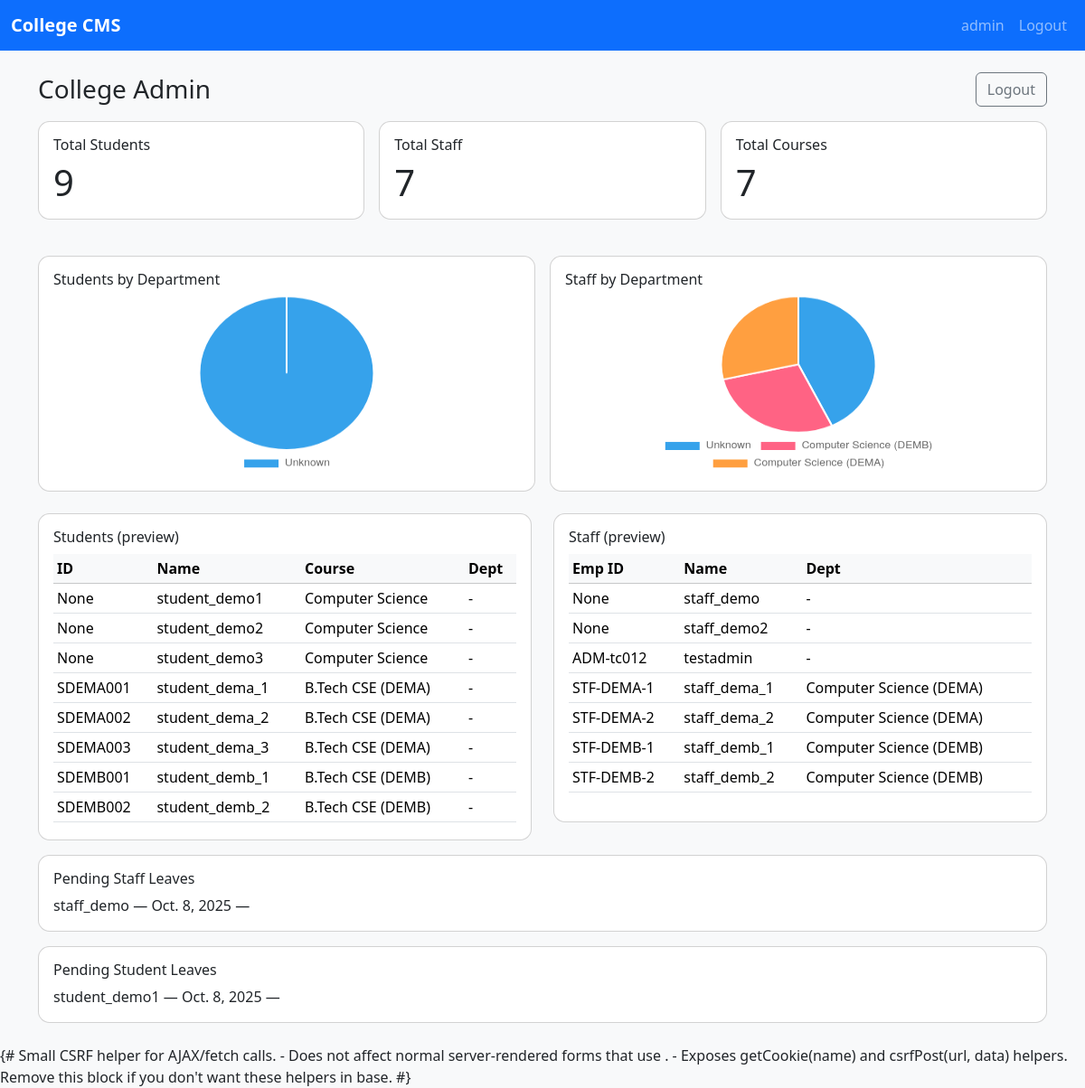
The page /admin-home/ (signed in) on the database as committed earlier.
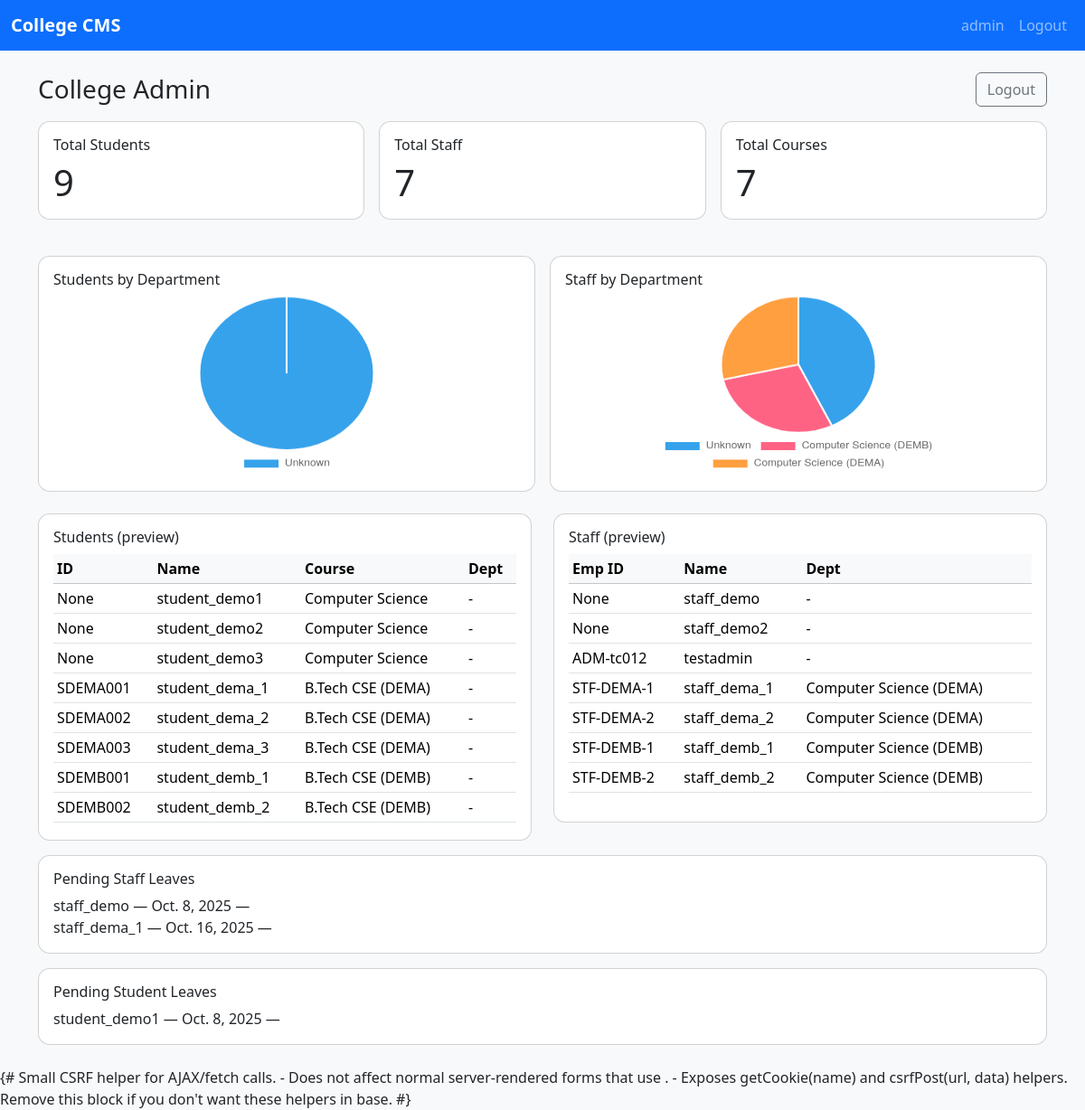
The same page on the database as committed later.
### student_management_app/models.py (models this page shows, shortened)
class CustomUser(AbstractUser):
    STUDENT = 1
    STAFF = 2
    HOD = 3
    USER_TYPE_CHOICES = (
        (HOD, 'HOD'),
        (STAFF, 'Staff'),
        (STUDENT, 'Student'),
    )
    user_type = models.PositiveSmallIntegerField(choices=USER_TYPE_CHOICES, default=STUDENT)
    college = models.ForeignKey(College, null=True, blank=True, on_delete=models.SET_NULL, related_name='users')

class Students(models.Model):
    admin = models.OneToOneField(CustomUser, on_delete=models.CASCADE, related_name='student_profile')
    college = models.ForeignKey(College, null=True, blank=True, on_delete=models.SET_NULL, related_name='students')
    student_id = models.CharField(max_length=50, blank=True, null=True)
    roll_no = models.CharField(max_length=50, blank=True, null=True)
    course = models.ForeignKey(Course, on_delete=models.SET_NULL, null=True, blank=True, related_name='students')
    session_year = models.ForeignKey(SessionYear, on_delete=models.SET_NULL, null=True, blank=True, related_name='students')
    department = models.ForeignKey(Department, on_delete=models.SET_NULL, null=True, blank=True, related_name='students')
    year = models.ForeignKey(Semester, on_delete=models.SET_NULL, null=True, blank=True, related_name='student_years')
    semester = models.ForeignKey(Semester, on_delete=models.SET_NULL, null=True, blank=True, related_name='student_semesters')
    address = models.TextField(blank=True, null=True)
    profile_pic = models.ImageField(upload_to='student_profile/', blank=True, null=True)
    phone = models.CharField(max_length=30, blank=True, null=True)

class Course(models.Model):
    name = models.CharField(max_length=255)
    college = models.ForeignKey(College, null=True, blank=True, on_delete=models.CASCADE, related_name='courses')
    class Meta:
        unique_together = ('college', 'name')

class Staffs(models.Model):
    admin = models.OneToOneField(CustomUser, on_delete=models.CASCADE, related_name='staff_profile')
    college = models.ForeignKey(College, null=True, blank=True, on_delete=models.SET_NULL, related_name='staffs')
    address = models.TextField(blank=True, null=True)
    department = models.ForeignKey(Department, on_delete=models.SET_NULL, null=True, blank=True, related_name='staffs')
    employee_id = models.CharField(max_length=50, blank=True, null=True)
    phone = models.CharField(max_length=30, blank=True, null=True)
    profile_pic = models.ImageField(upload_to='staff_profile/', blank=True, null=True)

class Department(models.Model):
    name = models.CharField(max_length=150)
    short_code = models.CharField(max_length=20, blank=True)
    college = models.ForeignKey(College, null=True, blank=True, on_delete=models.CASCADE, related_name='departments')
    class Meta:
        unique_together = ('college', 'name')

class LeaveReportStaff(models.Model):
    staff = models.ForeignKey(Staffs, on_delete=models.CASCADE, related_name='leaves')
    date = models.DateField()
    message = models.TextField()
    status = models.BooleanField(default=False)

class LeaveReportStudent(models.Model):
    student = models.ForeignKey(Students, on_delete=models.CASCADE, related_name='leaves')
    date = models.DateField()
    message = models.TextField()
    status = models.BooleanField(default=False)

### student_management_app/views.py (the view, shortened to what this page needs)
# urls.py: path("admin-home/", views.admin_home, name="admin_home"),
def admin_home(request):
    if not request.user.is_authenticated:
        messages.error(request, 'Login required')
        return redirect('student_management_app:login')
    if not (request.user.is_superuser or getattr(request.user, "user_type", None) == CustomUser.HOD):
        messages.error(request, 'Unauthorized')
        return redirect('student_management_app:login')
    college = request.user.college if not request.user.is_superuser else None
    if request.user.is_superuser:
        total_students = Students.objects.count()
        total_staffs = Staffs.objects.count()
        total_courses = Course.objects.count()
        students_qs = Students.objects.select_related('admin', 'department', 'course')
        staffs_qs = Staffs.objects.select_related('admin', 'department')
    pending_staff_leaves = LeaveReportStaff.objects.filter(staff__college=college, status=False) if college else LeaveReportStaff.objects.filter(status=False)
    pending_student_leaves = LeaveReportStudent.objects.filter(student__college=college, status=False) if college else LeaveReportStudent.objects.filter(status=False)
    students_list = students_qs.order_by('student_id')[:200]
    staffs_list = staffs_qs.order_by('employee_id')[:200]
    students_by_dept_qs = students_qs.values(dept_name=F('department__name')).annotate(count=Count('id')).order_by('-count')
    labels_students = []
    values_students = []
    for row in students_by_dept_qs:
        label = row.get('dept_name') or "Unknown"
        labels_students.append(label)
        values_students.append(row.get('count', 0))
    staffs_by_dept_qs = staffs_qs.values(dept_name=F('department__name')).annotate(count=Count('id')).order_by('-count')
    labels_staffs = []
    values_staffs = []
    for row in staffs_by_dept_qs:
        label = row.get('dept_name') or "Unknown"
        labels_staffs.append(label)
        values_staffs.append(row.get('count', 0))
    context = {
        'college_profile': college,
        'total_students': total_students,
        'total_staffs': total_staffs,
        'total_courses': total_courses,
        'pending_staff_leaves': pending_staff_leaves,
        'pending_student_leaves': pending_student_leaves,
        'students_list': students_list,
        'staffs_list': staffs_list,
        'students_chart_labels': mark_safe(json.dumps(labels_students)),
        'students_chart_values': mark_safe(json.dumps(values_students)),
        'staffs_chart_labels': mark_safe(json.dumps(labels_staffs)),
        'staffs_chart_values': mark_safe(json.dumps(values_staffs)),
    }
    return render(request, 'student_management_app/dashboard_admin.html', context)

### student_management_app/context_processors.py (called while the page is built)
def college_profile(request):
    colleges = College.objects.all()
    selected_college = None
    college_id = request.session.get('selected_college_id')
    if college_id:
        selected_college = College.objects.filter(id=college_id).first()
    return {
        'college_profile': selected_college,
        'colleges': colleges,
    }

### student_management_app/templates/student_management_app/dashboard_admin.html (shortened to what this page needs)
{% extends "student_management_app/base.html" %}
{% block content %}
<div class="row mb-3">
  <div class="col-12 d-flex justify-content-between align-items-center">
    <div>
      {% if college_profile %}
        <h3 class="mb-0">{{ college_profile.name }}</h3>
        <small class="text-muted">{{ college_profile.tagline }}</small>
      {% else %}
        <h3 class="mb-0">College Admin</h3>
      {% endif %}
    </div>
    <div>
      <a class="btn btn-outline-secondary" href="{% url 'student_management_app:logout' %}">Logout</a>
    </div>
  </div>
</div>
<div class="row g-3">
  <div class="col-md-4">
    <div class="card p-3">
      <h6>Total Students</h6>
      <div class="display-6">{{ total_students }}</div>
    </div>
  </div>
  <div class="col-md-4">
    <div class="card p-3">
      <h6>Total Staff</h6>
      <div class="display-6">{{ total_staffs }}</div>
    </div>
  </div>
  <div class="col-md-4">
    <div class="card p-3">
      <h6>Total Courses</h6>
      <div class="display-6">{{ total_courses }}</div>
    </div>
  </div>
</div>
<div class="row mt-4 g-3">
  <div class="col-md-6">
    <div class="card p-3 chart-card">
      <h6>Students by Department</h6>
      <canvas id="studentsChart" class="chart-canvas"></canvas>
    </div>
  </div>
  <div class="col-md-6">
    <div class="card p-3 chart-card">
      <h6>Staff by Department</h6>
      <canvas id="staffsChart" class="chart-canvas"></canvas>
    </div>
  </div>
</div>
<div class="row mt-4">
  <div class="col-md-6">
    <div class="card p-3">
      <h6 class="mb-2">Students (preview)</h6>
      {% if students_list %}
        <div class="table-responsive table-preview">
          <table class="table table-sm table-hover">
            <thead class="table-light"><tr><th>ID</th><th>Name</th><th>Course</th><th>Dept</th></tr></thead>
            <tbody>
              {% for s in students_list %}
                <tr>
                  <td>{{ s.student_id }}</td>
                  <td>{{ s.admin.username }}</td>
                  <td>{{ s.course.name|default:"-" }}</td>
                  <td>{{ s.department.name|default:"-" }}</td>
                </tr>
              {% endfor %}
            </tbody>
          </table>
        </div>
      {% else %}
        <div class="text-muted">No students to show.</div>
      {% endif %}
    </div>
  </div>
  <div class="col-md-6">
    <div class="card p-3">
      <h6 class="mb-2">Staff (preview)</h6>
      {% if staffs_list %}
        <div class="table-responsive table-preview">
          <table class="table table-sm table-hover">
            <thead class="table-light"><tr><th>Emp ID</th><th>Name</th><th>Dept</th></tr></thead>
            <tbody>
              {% for st in staffs_list %}
                <tr>
                  <td>{{ st.employee_id }}</td>
                  <td>{{ st.admin.username }}</td>
                  <td>{{ st.department.name|default:"-" }}</td>
                </tr>
              {% endfor %}
            </tbody>
          </table>
        </div>
      {% else %}
        <div class="text-muted">No staffs to show.</div>
      {% endif %}
    </div>
  </div>
</div>
<div class="row mt-3">
  <div class="col-md-12">
    {% if pending_staff_leaves %}
      <div class="card p-3 mb-3">
        <h6>Pending Staff Leaves</h6>
        <ul class="list-unstyled mb-0">
          {% for leave in pending_staff_leaves %}
            <li>{{ leave.staff.admin.username }} — {{ leave.date }} — {{ leave.reason|truncatechars:80 }}</li>
          {% endfor %}
        </ul>
      </div>
    {% else %}
      <div class="text-muted mb-3">No pending staff leaves.</div>
    {% endif %}
    {% if pending_student_leaves %}
      <div class="card p-3">
        <h6>Pending Student Leaves</h6>
        <ul class="list-unstyled mb-0">
          {% for leave in pending_student_leaves %}
            <li>{{ leave.student.admin.username }} — {{ leave.date }} — {{ leave.reason|truncatechars:80 }}</li>
          {% endfor %}
        </ul>
      </div>
    {% else %}
      <div class="text-muted">No pending student leaves.</div>
    {% endif %}
  </div>
</div>
{% endblock %}
{% block extra_js %}
<script>
  const studentsLabels = {{ students_chart_labels|default:"[]" }};
  const studentsValues = {{ students_chart_values|default:"[]" }};
  (function () {
    const ctx = document.getElementById('studentsChart');
    if (!ctx) return;
    new Chart(ctx, {
      type: 'pie',
      data: {
        labels: studentsLabels,
        datasets: [{
          data: studentsValues,
        }]
      },
      options: {
        plugins: { legend: { position: 'bottom' } },
        maintainAspectRatio: false,
      }
    });
  })();
  const staffsLabels = {{ staffs_chart_labels|default:"[]" }};
  const staffsValues = {{ staffs_chart_values|default:"[]" }};
  (function () {
    const ctx2 = document.getElementById('staffsChart');
    if (!ctx2) return;
    new Chart(ctx2, {
      type: 'pie',
      data: {
        labels: staffsLabels,
        datasets: [{
          data: staffsValues,
        }]
      },
      options: {
        plugins: { legend: { position: 'bottom' } },
        maintainAspectRatio: false,
      }
    });
  })();
</script>
{% endblock %}

### student_management_app/templates/student_management_app/base.html (shortened to what this page needs)
{% load static %}
<!doctype html>
<html lang="en">
<head>
  <link href="https://cdn.jsdelivr.net/npm/bootstrap@5.3.2/dist/css/bootstrap.min.css" rel="stylesheet">
  <link href="{% static 'css/custom.css' %}" rel="stylesheet">
</head>
<body>
<nav class="navbar navbar-expand-lg navbar-dark bg-primary">
  <div class="container-fluid">
    <a class="navbar-brand d-flex align-items-center" href="{% url 'student_management_app:home' %}">
      <div>
        {% if college_profile %}
          <strong>{{ college_profile.name }}</strong><br>
          <small class="text-muted">{{ college_profile.tagline }}</small>
        {% else %}
          <strong>College CMS</strong>
        {% endif %}
      </div>
    </a>
    <div class="collapse navbar-collapse" id="navCollapse">
      <ul class="navbar-nav ms-auto">
        {% if user.is_authenticated %}
          <li class="nav-item"><a class="nav-link" href="#">{{ user.username }}</a></li>
          <li class="nav-item"><a class="nav-link" href="{% url 'student_management_app:logout' %}">Logout</a></li>
        {% endif %}
      </ul>
    </div>
  </div>
</nav>
<div class="container py-4">
  {% block content %}{% endblock %}
</div>
{# Small CSRF helper for AJAX/fetch calls.
   - Does not affect normal server-rendered forms that use {% csrf_token %}.
   - Exposes getCookie(name) and csrfPost(url, data) helpers.
   Remove this block if you don't want these helpers in base. #}
{% block extra_js %}{% endblock %}
</body>
</html>

### static/css/custom.css (style rules this page uses)
body { background: #f8f9fa; }
.card { border-radius: 0.8rem; }
.chart-card { min-height: 220px; }
.chart-canvas { width: 100% !important; height: 200px !important; display:block; }

### student_management_app/templates/student_management_app/dashboard_admin.html (style rules this page uses)
.chart-card { min-height: 220px; }
.chart-canvas { width: 100% !important; height: 200px !important; display:block; }
.table-preview { max-height: 300px; overflow: auto; }

Rows that differ between the two databases and show on the page:
added LeaveReportStaff: staff.admin.username "staff_dema_1", date "Oct. 16, 2025"
